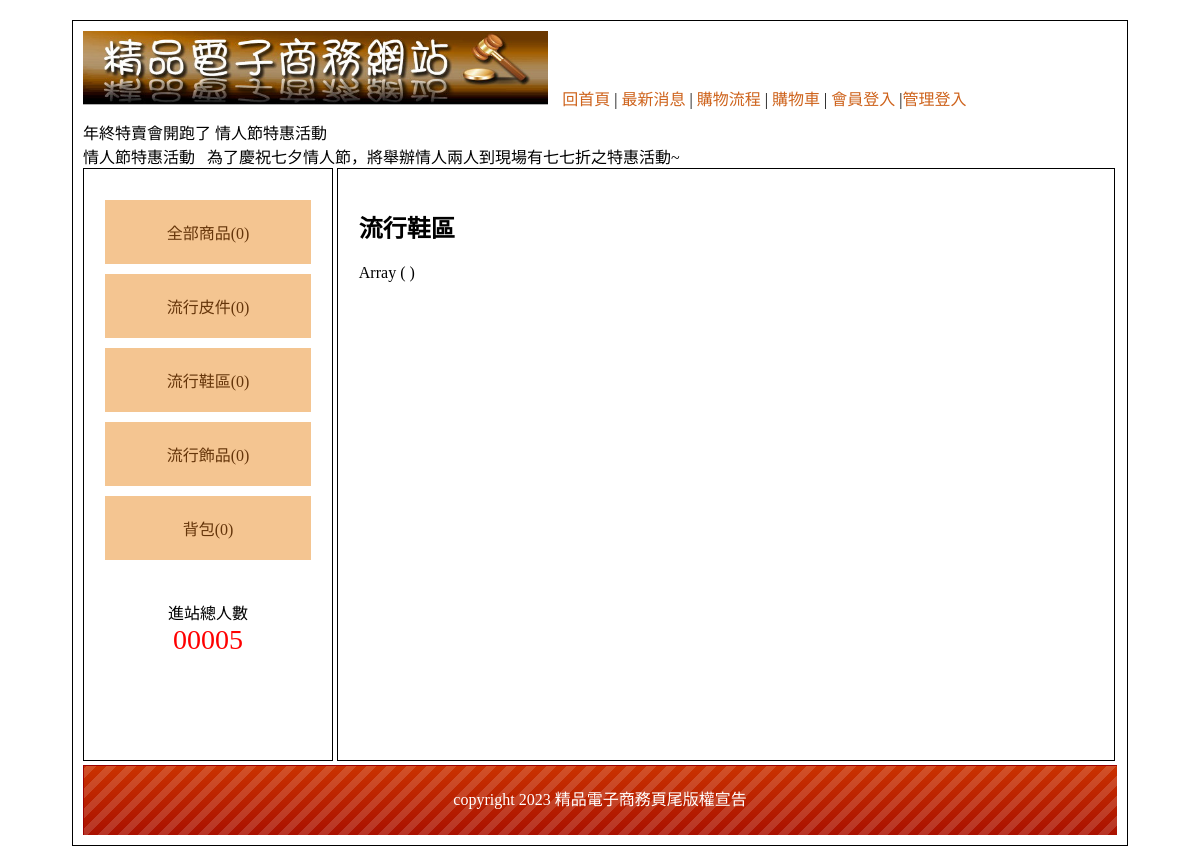
The page /?type=2 on the database as committed earlier.
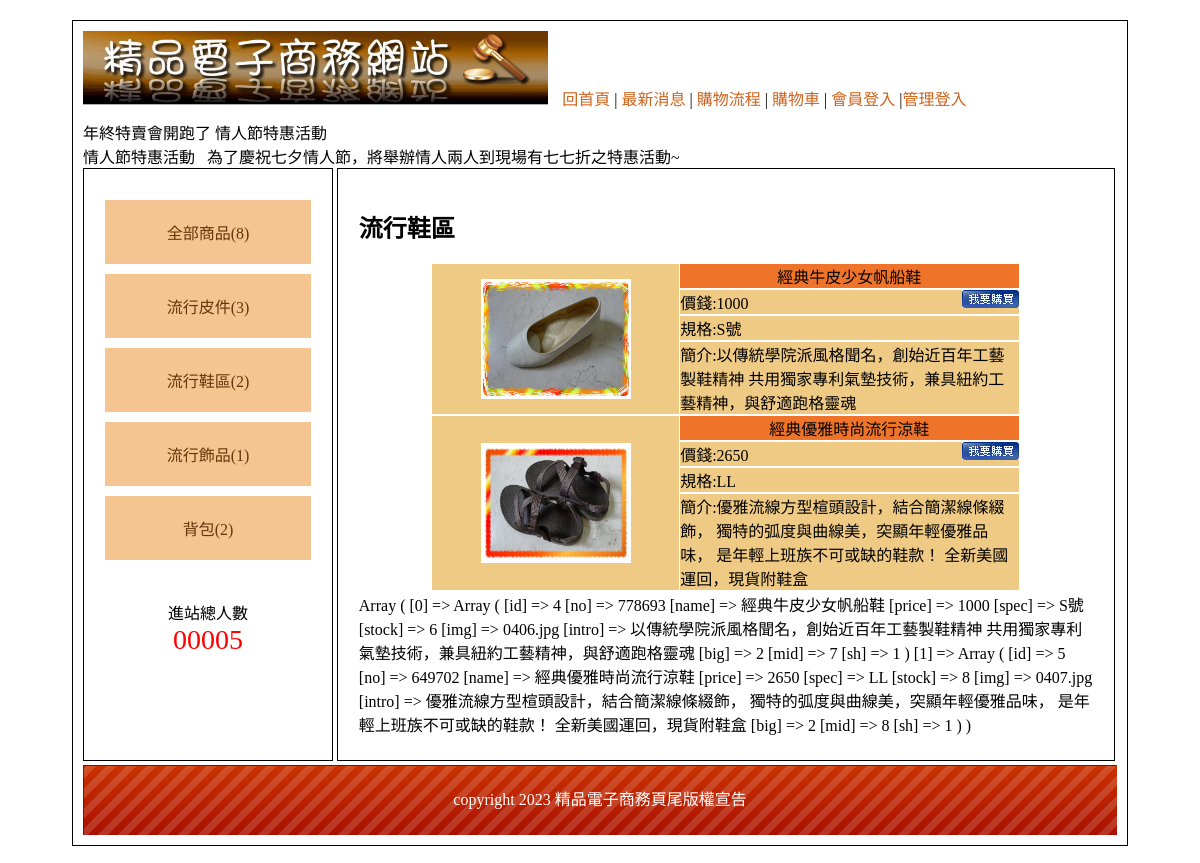
The same page on the database as committed later.
### tables this page shows
CREATE TABLE `types` (
  `id` int(10) UNSIGNED NOT NULL,
  `name` text NOT NULL,
  `big` int(10) UNSIGNED NOT NULL
);

CREATE TABLE `goods` (
  `id` int(10) UNSIGNED NOT NULL,
  `no` text NOT NULL,
  `name` text NOT NULL,
  `price` int(10) UNSIGNED NOT NULL,
  `spec` text NOT NULL,
  `stock` int(10) UNSIGNED NOT NULL,
  `img` text NOT NULL,
  `intro` text NOT NULL,
  `big` int(10) UNSIGNED NOT NULL,
  `mid` int(10) UNSIGNED NOT NULL,
  `sh` int(1) UNSIGNED NOT NULL
);

### base.php (called while the page is built, shortened)
<?php
include_once __DIR__ . "/controller/Type.php";
$Type=new Type;
$Goods=new Goods;

### controller/DB.php (called while the page is built, shortened)
<?php
class DB{
    protected $table;
    protected $dsn="mysql:host=localhost;charset=utf8;dbname=db25";
    protected $pdo;
    function __construct($table)
    {
        $this->table=$table;
        $this->pdo=new PDO($this->dsn,'root','');
    }
    function all(...$arg){
        $sql="select * from $this->table ";
        $sql=$this->sql_all($sql,...$arg);
        return $this->pdo->query($sql)->fetchAll(PDO::FETCH_ASSOC);
    }
    function find($arg){
        $sql="select * from $this->table ";
        $sql=$this->sql_one($sql,$arg);
        return $this->pdo->query($sql)->fetch(PDO::FETCH_ASSOC);
    }
    function count(...$arg){
        $sql="select count(*) from $this->table ";
        $sql=$this->sql_all($sql,...$arg);
        return $this->pdo->query($sql)->fetchColumn();
    }
    protected function sql_all($sql,...$arg){
        if(isset($arg[0])){
            if(is_array($arg[0])){
                $tmp=$this->a2s($arg[0]);
                $sql=$sql . " where " .join(" && ",$tmp);
            }else{
                $sql=$sql . $arg[0];
            }
        }
        return $sql;
    }
    protected function sql_one($sql,$arg){
        if(is_array($arg)){
            $tmp=$this->a2s($arg);
            $sql=$sql . " where " . join(" && ",$tmp);
        }else{
            $sql=$sql . " where `id`='$arg'";
        }
        return $sql;
    }
    protected function a2s($array){
        foreach ($array as $key => $value) {
            if($key!='id'){
                $tmp[]="`$key`='$value'";
            }
        }
        return $tmp;
    }
}

### controller/Type.php (called while the page is built, shortened)
<?php
include_once "DB.php";
class Type extends DB{
    function type($id){
        if($id!=0){
            $row=$this->find($id);
            $type=($row['big']==0)?'big':'mid';
        }else{
            $type="all";
        }
        return $type;
    }
    function nav($id){
        $type=$this->type($id);
        $nav='';
        switch($type){
            case "big":
                $row=$this->find($id);
                $nav=$row['name'];
            break;
        }
        return $nav;
    }
    function items($id){
        $type=$this->type($id);
        switch($type){
            case "big":
                $rows=(new Goods)->all(['big'=>$id,'sh'=>1]);
            break;
        }
        return $rows;
    }
}

### index.php (the view, shortened to what the changed rows need)
<?php include_once "base.php";?>
<!DOCTYPE html PUBLIC "-//W3C//DTD XHTML 1.0 Transitional//EN" "http://www.w3.org/TR/xhtml1/DTD/xhtml1-transitional.dtd">
<html xmlns="http://www.w3.org/1999/xhtml">
<head>
    <link href="./css/css.css" rel="stylesheet" type="text/css">
</head>
<body>
    <div id="main">
        <div id="left" class="ct">
            <div style="min-height:400px;">
                <a href="?type=0">全部商品(<?=$Goods->count(['sh'=>1]);?>)</a>
                <?php
                $bigs=$Type->all(['big'=>0]);
                foreach($bigs as $big){
                    echo "<div class='ww'>";
                    echo "<a href='?type={$big['id']}'>{$big['name']}({$Goods->count(['big'=>$big['id'],'sh'=>1])})</a>";
                    echo "</div>";
                }
                ?>
            </div>
        </div>
        <div id="right">
            <?php
            $do = $_GET['do'] ?? 'main';
            $table = ucfirst($do);
            $file = "./view/front/{$do}.php";
            if (isset($$table)) {
                $$table->front();
            } else if (file_exists($file)) {
                include $file;
            } else {
                include "./view/front/main.php";
            }
            ?>
        </div>
        </div>
</body>
</html>

### view/front/main.php (shortened to what the changed rows need)
<h2>
    <?php
    $type = $_GET['type'] ?? 0;
    echo $Type->nav($type); ?>
</h2>
<?php
$items = $Type->items($type);
foreach ($items as $item) {
?>
    <div class="block">
        <div class="pp ct">
            <a href='?do=intro&id=<?= $item['id']; ?>'>
                <img src="./upload/<?= $item['img']; ?>" alt="">
            </a>
        </div>
        <div class="pp">
            <div class="info tt ct"><?= $item['name']; ?></div>
            <div class="info pp">
                價錢:<?= $item['price']; ?>
                <a href="?do=buycart&id=<?= $item['id']; ?>&qt=1" style="float:right">
                    <img src="./icon/0402.jpg" alt="">
                </a>
            </div>
            <div class="info pp">
                規格:<?= $item['spec']; ?>
            </div>
            <div class="info pp">
                簡介:<?= $item['intro']; ?>
            </div>
        </div>
    </div>
<?php
}
?>
<div>
    <?php print_r($Type->items($type)); ?>
</div>

Rows that differ between the two databases and show on the page:
computed for types "流行皮件": count "0" → "3"
computed for types "流行鞋區": id "0" → "2"
computed for types "流行飾品": count "0" → "1"
computed for types "背包": count "0" → "2"
now on this page (row edited): goods: img (picture), name "經典牛皮少女帆船鞋", price "1000", spec "S號", intro "以傳統學院派風格聞名，創始近百年工藝製鞋精神 共用獨家專利氣墊技術，兼具紐約工藝精神，與舒適跑格靈魂"
now on this page (row edited): goods: img (picture), name "經典優雅時尚流行涼鞋", price "2650", spec "LL", intro "優雅流線方型楦頭設計，結合簡潔線條綴飾， 獨特的弧度與曲線美，突顯年輕優雅品味， 是年輕上班族不可或缺的鞋款！ 全新美國運回，現貨附鞋盒"
Other text that changed with them:
$Goods->count(['sh'=>1]): "0" → "8"
text no longer shown: "Array ( )"
text now shown: "Array ( [0] => Array ( [id] => 4 [no] => 778693 [name] => 經典牛皮少女帆船鞋 [price] => 1000 [spec] => S號 [stock] => 6 [img] => 0406.jpg [intro] => 以傳統學院派風格聞名，創始近百年工藝製鞋精神 共用獨家專利氣墊技術，兼具紐約工藝精神，與舒適跑格靈魂 [big] => 2 [mid] => 7 [sh] => 1 ) [1] => Array ( [id] => 5 [no] => 649702 [name] => 經典優雅時尚流行涼鞋 [price] => 2650 [spec] => LL [stock] => 8 [img] => 0407.jpg [intro] => 優雅流線方型楦頭設計，結合簡潔線條綴飾， 獨特的弧度與曲線美，突顯年輕優雅品味， 是年輕上班族不可或缺的鞋款！ 全新美國運回，現貨附鞋盒 [big] => 2 [mid] => 8 [sh] => 1 ) )"
